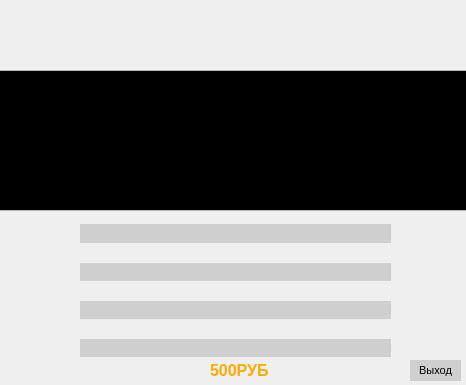
<?xml version="1.0" encoding="UTF-8"?>
<ui version="4.0">
 <class>Game</class>
 <widget class="QDialog" name="Game">
  <property name="geometry">
   <rect>
    <x>0</x>
    <y>0</y>
    <width>466</width>
    <height>385</height>
   </rect>
  </property>
  <property name="minimumSize">
   <size>
    <width>466</width>
    <height>385</height>
   </size>
  </property>
  <property name="maximumSize">
   <size>
    <width>466</width>
    <height>385</height>
   </size>
  </property>
  <property name="windowTitle">
   <string>Dialog</string>
  </property>
  <widget class="QLabel" name="fon">
   <property name="geometry">
    <rect>
     <x>-170</x>
     <y>-160</y>
     <width>901</width>
     <height>801</height>
    </rect>
   </property>
   <property name="text">
    <string/>
   </property>
   <property name="pixmap">
    <pixmap>Resource/img/fon.png</pixmap>
   </property>
  </widget>
  <widget class="QTextBrowser" name="question_icon">
   <property name="geometry">
    <rect>
     <x>-10</x>
     <y>70</y>
     <width>511</width>
     <height>141</height>
    </rect>
   </property>
   <property name="html">
    <string>&lt;!DOCTYPE HTML PUBLIC &quot;-//W3C//DTD HTML 4.0//EN&quot; &quot;http://www.w3.org/TR/REC-html40/strict.dtd&quot;&gt;
&lt;html&gt;&lt;head&gt;&lt;meta name=&quot;qrichtext&quot; content=&quot;1&quot; /&gt;&lt;style type=&quot;text/css&quot;&gt;
p, li { white-space: pre-wrap; }
&lt;/style&gt;&lt;/head&gt;&lt;body style=&quot; font-family:'MS Shell Dlg 2'; font-size:7.8pt; font-weight:400; font-style:normal;&quot; bgcolor=&quot;#000000&quot;&gt;
&lt;p align=&quot;center&quot; style=&quot;-qt-paragraph-type:empty; margin-top:0px; margin-bottom:0px; margin-left:0px; margin-right:0px; -qt-block-indent:0; text-indent:0px;&quot;&gt;&lt;br /&gt;&lt;/p&gt;&lt;/body&gt;&lt;/html&gt;</string>
   </property>
  </widget>
  <widget class="QLabel" name="fivenafive_icon">
   <property name="geometry">
    <rect>
     <x>130</x>
     <y>10</y>
     <width>81</width>
     <height>51</height>
    </rect>
   </property>
   <property name="text">
    <string/>
   </property>
   <property name="pixmap">
    <pixmap>Resource/img/50na50.png</pixmap>
   </property>
   <property name="scaledContents">
    <bool>true</bool>
   </property>
  </widget>
  <widget class="QLabel" name="help_hall_icon">
   <property name="geometry">
    <rect>
     <x>30</x>
     <y>10</y>
     <width>81</width>
     <height>51</height>
    </rect>
   </property>
   <property name="text">
    <string/>
   </property>
   <property name="pixmap">
    <pixmap>Resource/img/piople.png</pixmap>
   </property>
   <property name="scaledContents">
    <bool>true</bool>
   </property>
  </widget>
  <widget class="QLabel" name="time_label">
   <property name="geometry">
    <rect>
     <x>400</x>
     <y>20</y>
     <width>71</width>
     <height>41</height>
    </rect>
   </property>
   <property name="font">
    <font>
     <pointsize>21</pointsize>
     <weight>75</weight>
     <italic>false</italic>
     <bold>true</bold>
     <underline>false</underline>
     <strikeout>false</strikeout>
     <stylestrategy>PreferDefault</stylestrategy>
     <kerning>false</kerning>
    </font>
   </property>
   <property name="text">
    <string/>
   </property>
   <property name="textFormat">
    <enum>Qt::PlainText</enum>
   </property>
  </widget>
  <widget class="QLabel" name="fondyatimer">
   <property name="geometry">
    <rect>
     <x>380</x>
     <y>20</y>
     <width>61</width>
     <height>41</height>
    </rect>
   </property>
   <property name="text">
    <string/>
   </property>
   <property name="pixmap">
    <pixmap>Resource/img/fondyatimer.png</pixmap>
   </property>
   <property name="scaledContents">
    <bool>true</bool>
   </property>
  </widget>
  <widget class="QWidget" name="verticalLayoutWidget">
   <property name="geometry">
    <rect>
     <x>80</x>
     <y>210</y>
     <width>311</width>
     <height>161</height>
    </rect>
   </property>
   <layout class="QVBoxLayout" name="verticalLayout">
    <item>
     <widget class="QPushButton" name="answer_A">
      <property name="font">
       <font>
        <pointsize>12</pointsize>
       </font>
      </property>
      <property name="layoutDirection">
       <enum>Qt::LeftToRight</enum>
      </property>
      <property name="styleSheet">
       <string notr="true">QPushButton{
background-color: rgb(207, 207, 207);
border: none;
}
QPushButton:hover{
background-color: rgb(255, 170, 0);
border: none;
}
</string>
      </property>
      <property name="text">
       <string/>
      </property>
      <property name="checkable">
       <bool>false</bool>
      </property>
     </widget>
    </item>
    <item>
     <widget class="QPushButton" name="answer_B">
      <property name="font">
       <font>
        <pointsize>11</pointsize>
       </font>
      </property>
      <property name="styleSheet">
       <string notr="true">QPushButton{
background-color: rgb(207, 207, 207);
border: none;
}
QPushButton:hover{
background-color: rgb(255, 170, 0);
border: none;
}
</string>
      </property>
      <property name="text">
       <string/>
      </property>
     </widget>
    </item>
    <item>
     <widget class="QPushButton" name="answer_C">
      <property name="font">
       <font>
        <pointsize>11</pointsize>
       </font>
      </property>
      <property name="styleSheet">
       <string notr="true">QPushButton{
background-color: rgb(207, 207, 207);
border: none;
}
QPushButton:hover{
background-color: rgb(255, 170, 0);
border: none;
}</string>
      </property>
      <property name="text">
       <string/>
      </property>
     </widget>
    </item>
    <item>
     <widget class="QPushButton" name="answer_D">
      <property name="font">
       <font>
        <pointsize>11</pointsize>
       </font>
      </property>
      <property name="styleSheet">
       <string notr="true">QPushButton{
background-color: rgb(207, 207, 207);
border: none;
}
QPushButton:hover{
background-color: rgb(255, 170, 0);
border: none;
}

</string>
      </property>
      <property name="text">
       <string/>
      </property>
     </widget>
    </item>
   </layout>
  </widget>
  <widget class="QPushButton" name="exit_to_menu">
   <property name="geometry">
    <rect>
     <x>410</x>
     <y>360</y>
     <width>51</width>
     <height>21</height>
    </rect>
   </property>
   <property name="font">
    <font>
     <pointsize>8</pointsize>
     <weight>50</weight>
     <italic>false</italic>
     <bold>false</bold>
    </font>
   </property>
   <property name="styleSheet">
    <string notr="true">QPushButton{
background-color: rgb(207, 207, 207);
border: none;
}
QPushButton:hover{
background-color: rgb(195, 195, 195);
border: none;
}
</string>
   </property>
   <property name="text">
    <string>Выход</string>
   </property>
  </widget>
  <widget class="QLabel" name="money">
   <property name="geometry">
    <rect>
     <x>210</x>
     <y>360</y>
     <width>121</width>
     <height>21</height>
    </rect>
   </property>
   <property name="font">
    <font>
     <pointsize>12</pointsize>
     <weight>75</weight>
     <bold>true</bold>
    </font>
   </property>
   <property name="styleSheet">
    <string notr="true">color:rgb(255, 170, 0)</string>
   </property>
   <property name="text">
    <string>500РУБ</string>
   </property>
  </widget>
  <widget class="QPushButton" name="help_friends">
   <property name="geometry">
    <rect>
     <x>230</x>
     <y>10</y>
     <width>81</width>
     <height>51</height>
    </rect>
   </property>
   <property name="maximumSize">
    <size>
     <width>91</width>
     <height>16777215</height>
    </size>
   </property>
   <property name="styleSheet">
    <string notr="true">background: none;
border: none;</string>
   </property>
   <property name="text">
    <string/>
   </property>
   <property name="iconSize">
    <size>
     <width>100</width>
     <height>50</height>
    </size>
   </property>
  </widget>
  <widget class="QLabel" name="telephone_icon">
   <property name="geometry">
    <rect>
     <x>230</x>
     <y>10</y>
     <width>81</width>
     <height>51</height>
    </rect>
   </property>
   <property name="text">
    <string/>
   </property>
   <property name="pixmap">
    <pixmap>Resource/img/telephone.png</pixmap>
   </property>
   <property name="scaledContents">
    <bool>true</bool>
   </property>
  </widget>
  <widget class="QPushButton" name="fivenafine">
   <property name="geometry">
    <rect>
     <x>130</x>
     <y>10</y>
     <width>81</width>
     <height>51</height>
    </rect>
   </property>
   <property name="maximumSize">
    <size>
     <width>91</width>
     <height>16777215</height>
    </size>
   </property>
   <property name="styleSheet">
    <string notr="true">background: none;
border: none;</string>
   </property>
   <property name="text">
    <string/>
   </property>
   <property name="iconSize">
    <size>
     <width>100</width>
     <height>50</height>
    </size>
   </property>
  </widget>
  <widget class="QPushButton" name="help_hall">
   <property name="geometry">
    <rect>
     <x>30</x>
     <y>10</y>
     <width>81</width>
     <height>51</height>
    </rect>
   </property>
   <property name="maximumSize">
    <size>
     <width>91</width>
     <height>16777215</height>
    </size>
   </property>
   <property name="styleSheet">
    <string notr="true">background: none;
border: none;</string>
   </property>
   <property name="text">
    <string/>
   </property>
   <property name="iconSize">
    <size>
     <width>100</width>
     <height>50</height>
    </size>
   </property>
  </widget>
  <widget class="QLabel" name="question">
   <property name="geometry">
    <rect>
     <x>-6</x>
     <y>65</y>
     <width>481</width>
     <height>151</height>
    </rect>
   </property>
   <property name="font">
    <font>
     <pointsize>14</pointsize>
     <weight>75</weight>
     <bold>true</bold>
    </font>
   </property>
   <property name="layoutDirection">
    <enum>Qt::LeftToRight</enum>
   </property>
   <property name="styleSheet">
    <string notr="true">color:rgb(255, 255, 255)</string>
   </property>
   <property name="text">
    <string/>
   </property>
   <property name="alignment">
    <set>Qt::AlignCenter</set>
   </property>
  </widget>
  <zorder>fon</zorder>
  <zorder>fondyatimer</zorder>
  <zorder>question_icon</zorder>
  <zorder>fivenafive_icon</zorder>
  <zorder>help_hall_icon</zorder>
  <zorder>time_label</zorder>
  <zorder>verticalLayoutWidget</zorder>
  <zorder>exit_to_menu</zorder>
  <zorder>money</zorder>
  <zorder>telephone_icon</zorder>
  <zorder>help_friends</zorder>
  <zorder>help_hall</zorder>
  <zorder>fivenafine</zorder>
  <zorder>question</zorder>
 </widget>
 <resources/>
 <connections/>
</ui>
